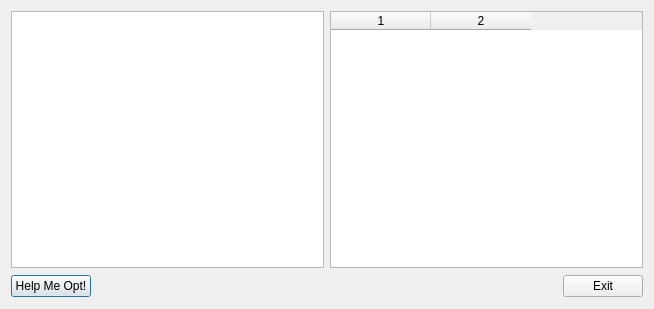
<?xml version="1.0" encoding="UTF-8"?>
<ui version="4.0">
 <class>Dialog</class>
 <widget class="QDialog" name="Dialog">
  <property name="geometry">
   <rect>
    <x>0</x>
    <y>0</y>
    <width>654</width>
    <height>309</height>
   </rect>
  </property>
  <property name="windowTitle">
   <string>Dialog</string>
  </property>
  <layout class="QGridLayout" name="gridLayout">
   <item row="0" column="0">
    <widget class="QPlainTextEdit" name="items"/>
   </item>
   <item row="0" column="1">
    <widget class="QTableWidget" name="result">
     <property name="showGrid">
      <bool>false</bool>
     </property>
     <property name="gridStyle">
      <enum>Qt::NoPen</enum>
     </property>
     <property name="columnCount">
      <number>2</number>
     </property>
     <column/>
     <column/>
    </widget>
   </item>
   <item row="1" column="0" colspan="2">
    <layout class="QHBoxLayout" name="horizontalLayout">
     <item>
      <widget class="QPushButton" name="btnOpt">
       <property name="sizePolicy">
        <sizepolicy hsizetype="Minimum" vsizetype="Fixed">
         <horstretch>0</horstretch>
         <verstretch>0</verstretch>
        </sizepolicy>
       </property>
       <property name="text">
        <string>Help Me Opt!</string>
       </property>
      </widget>
     </item>
     <item>
      <spacer name="horizontalSpacer">
       <property name="orientation">
        <enum>Qt::Horizontal</enum>
       </property>
       <property name="sizeHint" stdset="0">
        <size>
         <width>29</width>
         <height>24</height>
        </size>
       </property>
      </spacer>
     </item>
     <item>
      <widget class="QPushButton" name="btnExit">
       <property name="text">
        <string>Exit</string>
       </property>
      </widget>
     </item>
    </layout>
   </item>
  </layout>
 </widget>
 <layoutdefault spacing="6" margin="11"/>
 <resources/>
 <connections/>
</ui>
